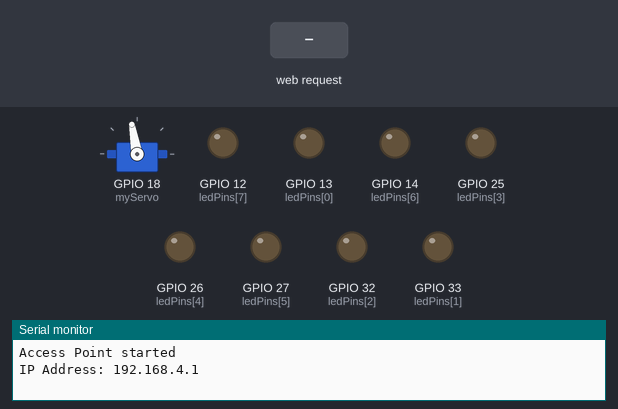
The sketch below on a simulated ESP32. On the bench: servo, output pins drawn as LEDs (lit = HIGH), the last lines printed to the serial monitor. The inputs (shaded band) are chosen by the test bench. Random numbers use the default seed unless the sketch sets one.

Above: at 1.3 s.
1.4 s: HTTP request GET /forward received
At 6.01 s:
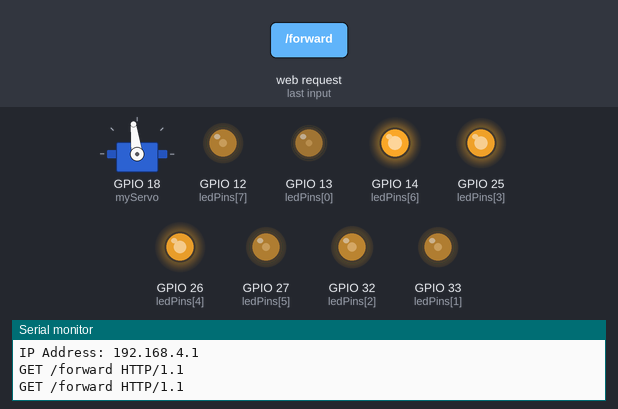
7.9 s: HTTP request GET /reverse received
At 9.1 s:
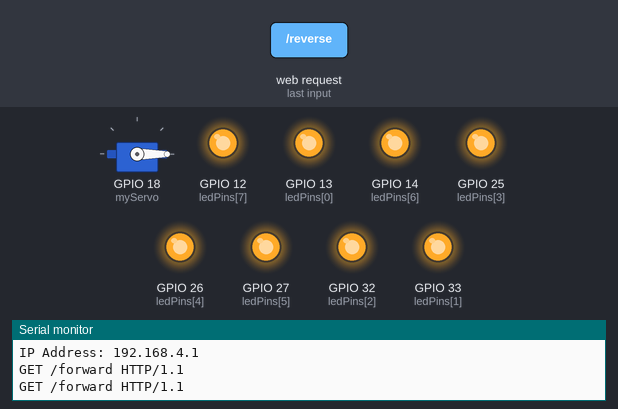
Timing chart, 0 to 10.3 s (numbered marks = the images above; inputs shaded):
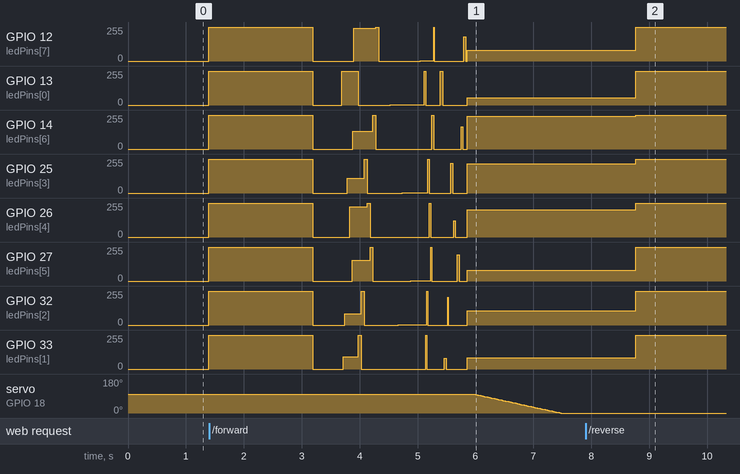

The sketch:

new.ino
```cpp
#include <WiFi.h>
#include <Servo.h>

WiFiClient client;
WiFiServer server(80);

Servo myServo;

int ledPins[] = {13, 33, 32, 25, 26, 27, 14, 12};

void breathingEffect()
{
    for (int brightness = 0; brightness <= 255; brightness++)
    {
        for (int i = 0; i < 8; i++)
        {
            analogWrite(ledPins[i], brightness);
        }
        delay(5);
    }
    delay(500);

    for (int brightness = 255; brightness >= 0; brightness--)
    {
        for (int i = 0; i < 8; i++)
        {
            analogWrite(ledPins[i], brightness);
        }
        delay(5);
    }
    delay(500);
}

void randomFlickerEffect()
{
    for (int i = 0; i < 8; i++)
    {
        int flicker = random(50, 255);
        analogWrite(ledPins[i], flicker);
        delay(random(10, 50));
    }
}

void chaseEffect()
{
    for (int i = 0; i < 8; i++)
    {
        analogWrite(ledPins[i], 255);
        delay(50);
        analogWrite(ledPins[i], 0);
    }
    delay(200);
}

void randomFlashingEffect()
{
    for (int i = 0; i < 8; i++)
    {
        int flash = random(0, 2);
        if (flash == 0)
        {
            analogWrite(ledPins[i], LOW);
        }
        else
        {
            analogWrite(ledPins[i], HIGH);
        }
        delay(random(50, 100));
    }
}

void quickSequentialEffect()
{
    for (int i = 0; i < 8; i++)
    {
        analogWrite(ledPins[i], 255);
        delay(random(10, 30));
        analogWrite(ledPins[i], 0);
    }
    delay(100);
}

void fastBlinkEffect()
{
    for (int i = 0; i < 8; i++)
    {
        int color = random(0, 3);
        if (color == 0)
        {
            analogWrite(ledPins[i], random(50, 255));
        }
        else if (color == 1)
        {
            analogWrite(ledPins[i], random(50, 255));
        }
        else
        {
            analogWrite(ledPins[i], random(50, 255));
        }
        delay(random(10, 50));
        analogWrite(ledPins[i], 0);
        delay(random(10, 50));
    }
}

void colorShiftEffect()
{
    for (int i = 0; i < 8; i++)
    {
        int color = random(0, 3);
        if (color == 0)
        {
            analogWrite(ledPins[i], random(50, 255));
        }
        else if (color == 1)
        {
            analogWrite(ledPins[i], random(50, 255));
        }
        else
        {
            analogWrite(ledPins[i], random(50, 255));
        }
    }
    delay(100);
}

void setup()
{
    Serial.begin(9600);

    const char *ssid = "ESP32_AP";
    const char *password = "12345678";
    WiFi.softAP(ssid, password);

    Serial.println("Access Point started");
    Serial.print("IP Address: ");
    Serial.println(WiFi.softAPIP());

    server.begin();

    for (int i = 0; i < 8; i++)
    {
        pinMode(ledPins[i], OUTPUT);
    }
    myServo.attach(18);
    myServo.write(100);
    delay(100);
}

void loop()
{
    client = server.available();
    if (client)
    {
        String request = client.readStringUntil('\n');
        Serial.println(request);
        request.trim();
        Serial.println(request);

        if (request == "GET /forward HTTP/1.1")
        {
            for (int angle = 100; angle >= 0; angle--)
            {
                myServo.write(angle);
                delay(15);
            }
        }
        if (request == "GET /reverse HTTP/1.1")
        {
            for (int angle = 0; angle <= 100; angle++)
            {
                myServo.write(angle);
                delay(15);
            }
        }
    }
    breathingEffect();
    randomFlickerEffect();
    chaseEffect();
    randomFlashingEffect();
    quickSequentialEffect();
    fastBlinkEffect();
    colorShiftEffect();
}
```
